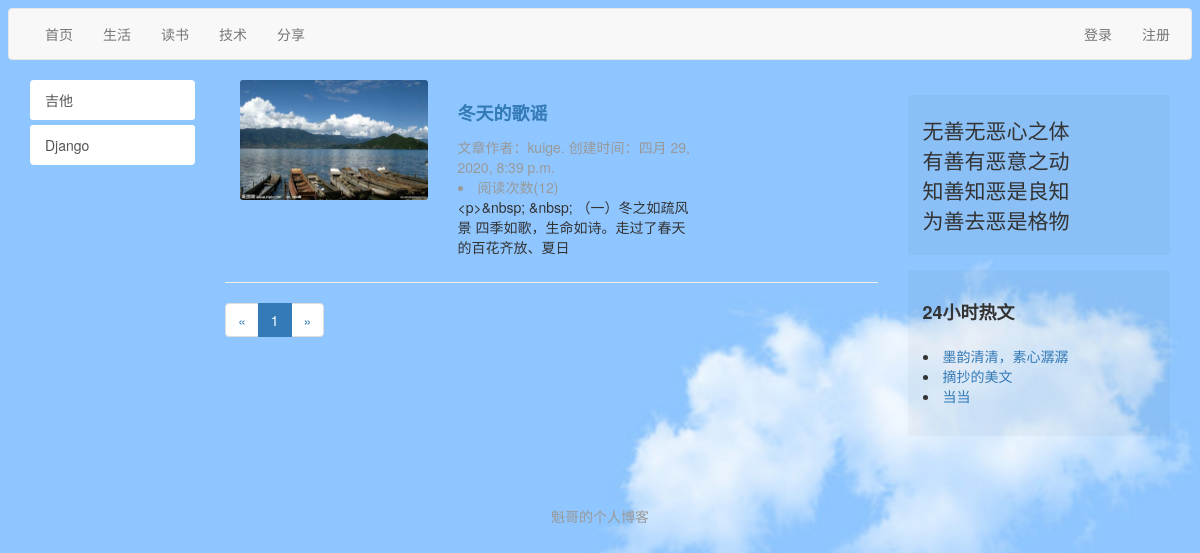
Screenshot of /live/type/3 with the database file from the repository.
### live/models.py (models this page shows, shortened)
class LiveType(models.Model):
    type_name = models.CharField(max_length=50)

class Live(models.Model):
    title = models.CharField(max_length=50)
    live_type = models.ForeignKey(LiveType, on_delete=models.DO_NOTHING)
    content = RichTextUploadingField()
    author = models.ForeignKey(User, on_delete=models.DO_NOTHING)
    readed_num = models.IntegerField(default=0)
    click_nums = models.DateTimeField(auto_now_add=True)
    image = image = models.ImageField(upload_to="live/%Y/%m", verbose_name="首页图片")
    class Meta:
        ordering = ['-click_nums']

### live/views.py (the view)
# urls.py: path('type/<int:live_type_pk>', views.live_with_type, name="live_with_type"),
def live_with_type(request, live_type_pk):
    lives_all_list = Live.objects.all()
    paginator = Paginator(lives_all_list, 8)
    page_num = request.GET.get('page', 1)
    page_of_blogs = paginator.get_page(page_num)
    currentr_page_num = page_of_blogs.number
    page_range = list(range(max(currentr_page_num - 2, 1), currentr_page_num)) + \
                 list(range(currentr_page_num, min(currentr_page_num + 2, paginator.num_pages) + 1))
    if page_range[0] - 1 >= 2:
        page_range.insert(0, '...')
    if paginator.num_pages - page_range[-1] >= 2:
        page_range.append('...')
        page_range.insert(0, '...')
    if page_range[0] != 1:
        page_range.insert(0, 1)
    if page_range[-1] != paginator.num_pages:
        page_range.append(paginator.num_pages)
    context = {}
    live_type = get_object_or_404(LiveType, pk=live_type_pk)
    context['live_type'] = live_type
    context['page_of_blogs'] = page_of_blogs
    context['page_range'] = page_range
    context['lives'] = Live.objects.filter(live_type=live_type)
    context['hot_lives'] = Live.objects.order_by("readed_num")[0:3]
    context['live_types'] = LiveType.objects.all()
    return render(request, "live_with_type.html", context)

### templates/live_with_type.html (shortened to what this page needs)
{% extends 'index.html' %}

### templates/index.html (shortened to what this page needs)
{% extends 'base.html' %}
{% load static %}
{% block content %}
        <div class="col-sm-7">
           <div class="new-list">
               {% for live in lives %}
               <div class="new-list-item clearfix">
                <div class="col-sm-4">
                     <dt>
                            <a href="{% url 'live_detail' live.pk %}">
                     <img width="220" height="120" class="scrollLoading" img src="/media/{{ live.image }}
            "/>
                            </a>
                     </dt>
                        </div>
                  <div class="col-xs-5">
                      <h3><a href="{% url 'live_detail' live.pk %}"} class="title">{{ live.title}}</a></h3>
                       <div class="infor">
                          <span>文章作者：{{ live.author }}</span>.
                          <span>创建时间：{{ live.click_nums }}</span>
                           <li>阅读次数({{ live.readed_num }})</li>
                      </div>
                      <p>{{ live.content|truncatechars:50 }}</p>
                  </div>
               </div>
               {% endfor %}
           </div>
            <div>
                <ul class="pagination">
                                <li>
                                    {% if page_of_blogs.has_previous %}
                                    <a href="?page={{ page_of_blogs.previous_page_number }}" aria-label="Previous">
                                        <span aria-hidden="true">&laquo;</span>
                                    </a>
                                    {% else %}
                                    <span aria-hidden="true">&laquo;</span>
                                    {% endif %}
                                </li>
                                {% for page_num in page_range %}
                                {% if page_num == page_of_blogs.number %}
                                <li class="active"><span>{{ page_num }}</span></li>
                                {% else %}
                                {% if page_num == '...' %}
                                <li><span>{{ page_num }}</span></li>
                                {% else %}
                                <li><a href="?page={{ page_num }}">{{ page_num }}</a></li>
                                {% endif %}
                                {% endif %}
                                {% endfor %}
                                <li>
                                    {% if page_of_blogs.has_next %}
                                    <a href="?page={{ page_of_blogs.next_page_number }}" aria-label="Next">
                                        <span aria-hidden="true">&raquo;</span>
                                    </a>
                                    {% else %}
                                    <span aria-hidden="true">&raquo;</span>
                                    {% endif %}
                                </li>
                            </ul>
            </div>
        </div>
        <div class="col-sm-3">
           <div class="side-bar-card flag clearfix">
             <div class="col-xs-9">
               <div class="text-lg">无善无恶心之体</div>
                 <div class="text-lg">有善有恶意之动</div>
                 <div class="text-lg">知善知恶是良知</div>
                 <div class="text-lg">为善去恶是格物</div>
             </div>
           </div>
           <div class="side-bar-card">
             <div class="card-title">24小时热文</div>
             <div class="card-body">
               <div class="list">
                 <div class="item">
                     {% for live in hot_lives %}
                   <li><a href="{% url 'live_detail' live.pk %}   " class="title">{{ live.title}}</a></li>
                     {% endfor %}
                 </div>
               </div>
             </div>
           </div>
        </div>
{% endblock %}

### templates/base.html (shortened to what this page needs)
{% load static %}
<!DOCTYPE html>
<html lang="zh-cn">
<head>
    <link rel="stylesheet" href="{% static 'css/main.css'%}">
    <link rel="stylesheet" href="{% static 'bootstrap-3.3.7/css/bootstrap.min.css'%}">
</head>
<body class="background-image">
    <div class="navbar navbar-default">
        <div class="container">
        <ul class="nav navbar-nav">
            <li><a href="{% url 'home'%}">首页</a></li>
            {% for live_type in live_types %}
                <li><a href="{% url 'live_with_type' live_type.pk %}">{{ live_type.type_name }}</a></li>
            {% endfor %}
        </ul>
        <ul class="nav navbar-nav navbar-right">
            <li><a href="{% url 'login' %}?from={{ request.get_full_path }}">登录</a></li>
            <li><a href="{% url 'register' %}?from={{ request.get_full_path }}">注册</a></li>
        </ul>
    </div>
    </div>
    <div class="container">
        <div class="row">
        <div class="col-sm-2">
           <div class="list-group side-bar">
               <a href="http://www.guitarchina.com/" class="list-group-item">吉他</a>
               <a href="https://docs.djangoproject.com/en/3.0/" class="list-group-item">Django</a>
           </div>
        </div>
            {% block content %}
            {% endblock %}
    </div>
    </div>
    <div class="footer">
      魁哥的个人博客
    </div>
</body>
</html>

### static/css/main.css (style rules this page uses)
img { display: block; max-width: 100%; max-height: 20%; }
img, .side-bar .list-group-item, .side-bar-card { border-radius: 3px; }
.background-image { background-image: url(static/css/img/beijing_a.jpg); display: block; background-size: cover; }
.side-bar .list-group-item { border:0; border-radius: 3px; margin-bottom: 5px; }
.new-list-item { padding-top: 15px; padding-bottom: 15px; border-bottom: 1px solid #eee; }
.new-list-item:first-child { padding-top: 0px; }
.new-list-item .title { display: block; font-size: 18px; font-weight: bold; margin-bottom: 8px; line-height: 1.5; }
.new-list-item .infor { color: #999; }
.side-bar-card { background: rgba(0,0,0,.03); margin-top:15px; padding: 20px 0; }
.side-bar-card.flag { padding-top: 20px; padding-bottom: 20px; }
.side-bar-card .text-lg { font-size: 150%; }
.side-bar-card .card-title { font-size: 18px; font-weight: bold; padding-top: 0; padding-bottom: 0; }
.side-bar-card .card-title, .side-bar-card .card-body .list .item { padding: 10px 15px; }
.card-body .list .item .title { padding-bottom: 5px; }
.footer { margin-top:50px; padding: 20px 0; text-align: center; color: #999; }

### rows the page displays
LiveType: type_name "生活"
LiveType: type_name "读书"
LiveType: type_name "技术"
LiveType: type_name "分享"
Live: image (picture), title "冬天的歌谣", author "kuige", click_nums "四月 29, 2020, 8:39 p.m.", readed_num "12", content "<p>&nbsp; &nbsp; （一）冬之如疏风景 四季如歌，生命如诗。走过了春天的百花齐放、夏日"
Live: title "墨韵清清，素心潺潺"
Live: title "摘抄的美文"
Live: title "当当"

### other values shown
{{ page_num }} "1"
